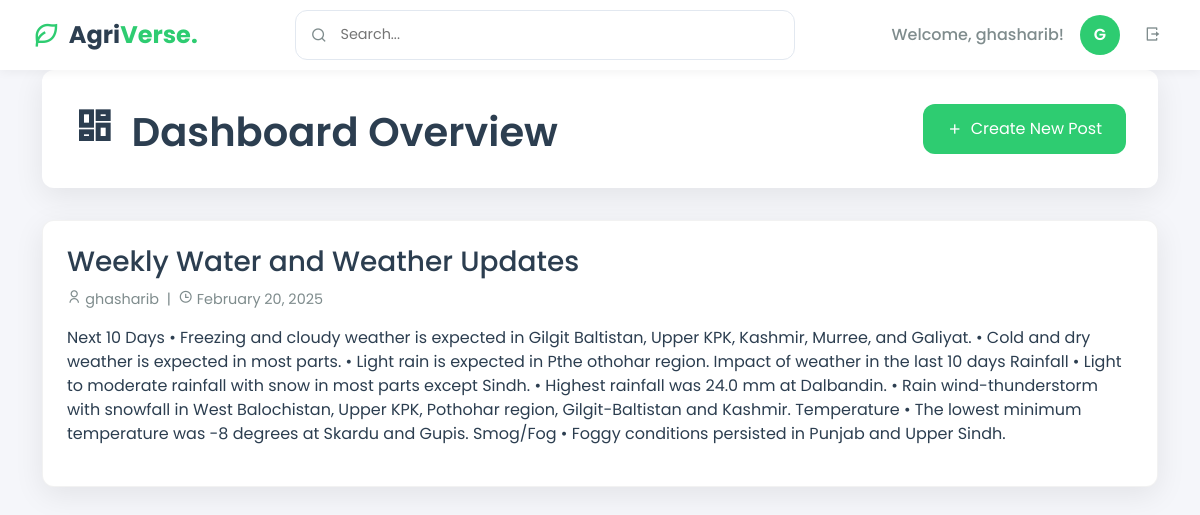
Screenshot of /admin (signed in) with the database file from the repository.
### models.py (models this page shows)
class User(db.Model):
    id = db.Column(db.Integer, primary_key=True)
    username = db.Column(db.String(80), unique=True, nullable=False)
    email = db.Column(db.String(120), unique=True, nullable=False)
    password = db.Column(db.String(200), nullable=False)
    is_admin = db.Column(db.Boolean, default=False)
    created_at = db.Column(db.DateTime, default=datetime.utcnow)

class NewsletterPost(db.Model):
    id = db.Column(db.Integer, primary_key=True)
    title = db.Column(db.String(200), nullable=False)
    content = db.Column(db.Text, nullable=False)
    image_url = db.Column(db.String(500))
    video_url = db.Column(db.String(500))
    created_at = db.Column(db.DateTime, default=datetime.utcnow)
    author_id = db.Column(db.Integer, db.ForeignKey('user.id'), nullable=False)
    author = db.relationship('User', backref=db.backref('posts', lazy=True))

### app.py (the view)
@app.route('/admin')
@admin_required
def admin_dashboard():
    posts = NewsletterPost.query.order_by(NewsletterPost.created_at.desc()).all()
    return render_template('admin/admin_dashboard.html', posts=posts)

### app.py (called while the page is built)
def admin_required(f):
    @wraps(f)
    def decorated_function(*args, **kwargs):
        if 'user_id' not in session:
            flash('Please log in first.', 'danger')
            return redirect(url_for('login'))
        user = User.query.get(session['user_id'])
        if not user or not user.is_admin:
            flash('Access denied. Admin privileges required.', 'danger')
            return redirect(url_for('index'))
        return f(*args, **kwargs)
    return decorated_function

### templates/admin/admin_dashboard.html (shortened to what this page needs)
<!DOCTYPE html>
<html lang="en">
<head>
    <link rel="stylesheet" href="https://cdn.jsdelivr.net/npm/bootstrap@5.3.0/dist/css/bootstrap.min.css">
    <link href="https://cdn.jsdelivr.net/npm/remixicon@2.5.0/fonts/remixicon.css" rel="stylesheet">
</head>
<body>
    <div class="top-bar">
                <div class="brand-logo">
                    <i class="ri-leaf-line"></i>
                    <h2>Agri<span style="color: var(--primary-color)">Verse.</span></h2>
                </div>
                <div class="search-container">
                    <i class="ri-search-line"></i>
                    <input type="text" placeholder="Search...">
                </div>
                <div class="d-flex align-items-center gap-3">
                    <span class="welcome-message">Welcome, {{ session['username'] }}!</span>
                    <div class="user-avatar">
                        {{ session['username'][0].upper() }}
                    </div>
                    <button class="logout-btn">
                        <i class="ri-logout-box-r-line"></i>
                    </button>
                </div>
    </div>
    <main class="container">
        <div class="admin-header">
            <div class="d-flex justify-content-between align-items-center">
                <h1 class="admin-title">
                    <i class="ri-dashboard-line me-2"></i>
                    Dashboard Overview
                </h1>
                <a href="{{ url_for('create_post') }}" class="create-post-btn">
                    <i class="ri-add-line"></i>
                    Create New Post
                </a>
            </div>
        </div>
        <div class="row">
            <div class="col-12">
                {% for post in posts %}
                <div class="post-card">
                    <h3>{{ post.title }}</h3>
                    <div class="post-meta">
                        <i class="ri-user-line"></i> {{ post.author.username }} &nbsp;|&nbsp;
                        <i class="ri-time-line"></i> {{ post.created_at.strftime('%B %d, %Y') }}
                    </div>
                    <p class="mt-3">{{ post.content }}</p>
                </div>
                {% endfor %}
            </div>
        </div>
    </main>
</body>
</html>

### templates/admin/admin_dashboard.html (style rules this page uses)
:root { --primary-color: #2ecc71; --primary-dark: #27ae60; --secondary-color: #f8f9fa; --accent-color: #3498db; --background-color: #f5f6fa; --card-background: #ffffff; --text-primary: #2c3e50; --text-secondary: #7f8c8d; --border-radius: 12px; --box-shadow: 0 8px 30px rgba(0, 0, 0, 0.08); --top-bar-height: 70px; }
body { font-family: 'Poppins', sans-serif; background-color: var(--background-color); color: var(--text-primary); margin: 0; padding-top: 70px; }
.top-bar { position: fixed; top: 0; left: 0; right: 0; height: var(--top-bar-height); background: var(--card-background); padding: 0 2rem; display: flex; align-items: center; justify-content: space-between; box-shadow: 0 2px 10px rgba(0, 0, 0, 0.05); z-index: 1000; }
.brand-logo { display: flex; align-items: center; gap: 0.5rem; }
.brand-logo i { font-size: 1.8rem; color: var(--primary-color); }
.brand-logo h2 { font-size: 1.5rem; font-weight: 700; margin: 0; }
.search-container { flex: 1; max-width: 500px; position: relative; margin: 0 2rem; }
.search-container input { width: 100%; padding: 0.8rem 1rem 0.8rem 2.8rem; border: 1px solid #e2e8f0; border-radius: var(--border-radius); font-size: 0.9rem; transition: var(--transition); }
.search-container i { position: absolute; left: 1rem; top: 50%; transform: translateY(-50%); color: var(--text-secondary); }
.welcome-message { color: var(--text-secondary); font-weight: 500; }
.admin-header { background: var(--card-background); padding: 2rem; border-radius: var(--border-radius); box-shadow: var(--box-shadow); margin-bottom: 2rem; }
.admin-title { color: var(--text-primary); font-weight: 600; margin: 0; }
.post-card { background: var(--card-background); border-radius: var(--border-radius); padding: 1.5rem; margin-bottom: 1.5rem; box-shadow: var(--box-shadow); transition: transform 0.3s ease; border: 1px solid rgba(0, 0, 0, 0.05); }
.create-post-btn { background: var(--primary-color); color: white; border: none; padding: 0.8rem 1.5rem; border-radius: var(--border-radius); text-decoration: none; transition: background-color 0.3s ease; display: inline-flex; align-items: center; gap: 0.5rem; }
.post-meta { color: var(--text-secondary); font-size: 0.9rem; margin-top: 0.5rem; }
.user-avatar { width: 40px; height: 40px; border-radius: 50%; background: var(--primary-color); color: white; display: flex; align-items: center; justify-content: center; font-weight: 600; }
.logout-btn { padding: 0.5rem; background: none; border: none; color: var(--text-secondary); cursor: pointer; transition: var(--transition); }

### rows the page displays
User: username "ghasharib"
NewsletterPost: title "Weekly Water and Weather Updates", author.username "ghasharib", created_at "February 20, 2025", content "Next 10 Days • Freezing and cloudy weather is expected in Gilgit Baltistan, Upper KPK, Kashmir, Murree, and Galiyat. • Cold and dry weather is expected in most parts. • Light rain is expected in Pthe othohar region. Impact of weather in the last 10 days Rainfall • Light to moderate rainfall with snow in most parts except Sindh. • Highest rainfall was 24.0 mm at Dalbandin. • Rain wind-thunderstorm with snowfall in West Balochistan, Upper KPK, Pothohar region, Gilgit-Baltistan and Kashmir. Temperature • The lowest minimum temperature was -8 degrees at Skardu and Gupis. Smog/Fog • Foggy conditions persisted in Punjab and Upper Sindh."

### other values shown
{{ session['username'][0].upper() }} "G"
